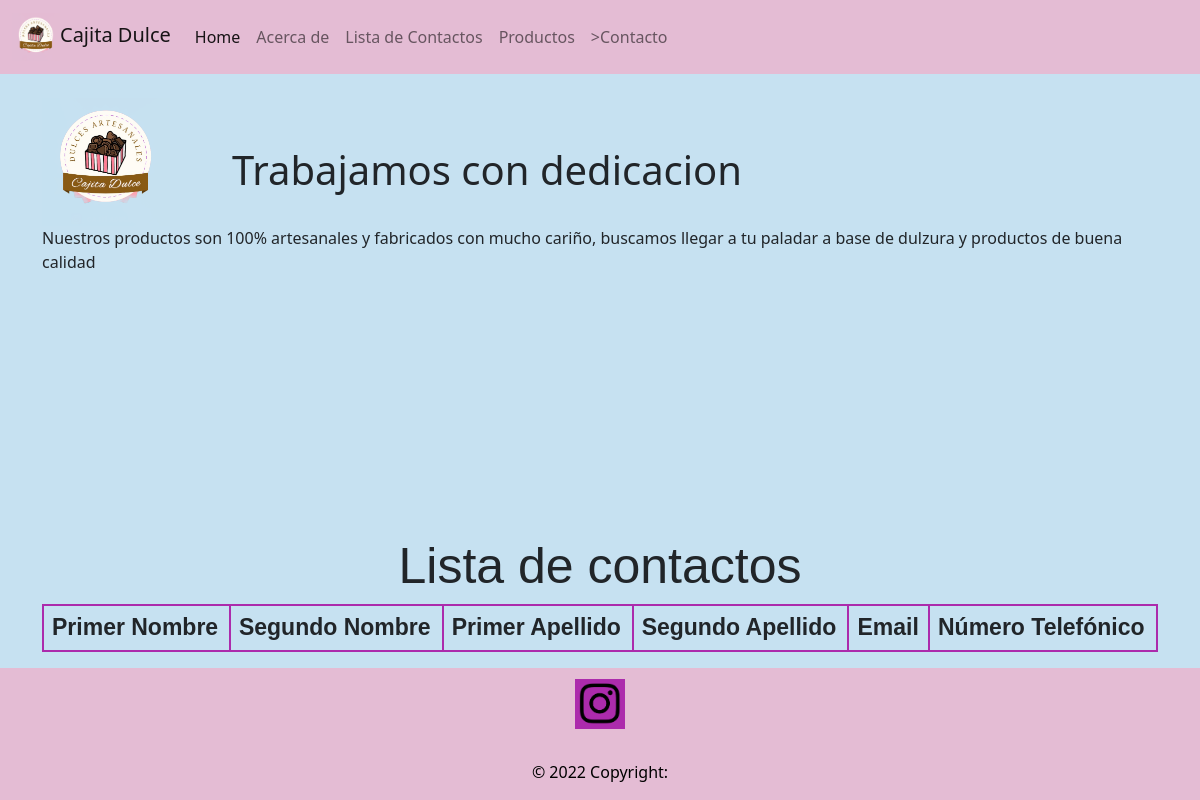
Page /tienda/search_contacts on the earlier database version.
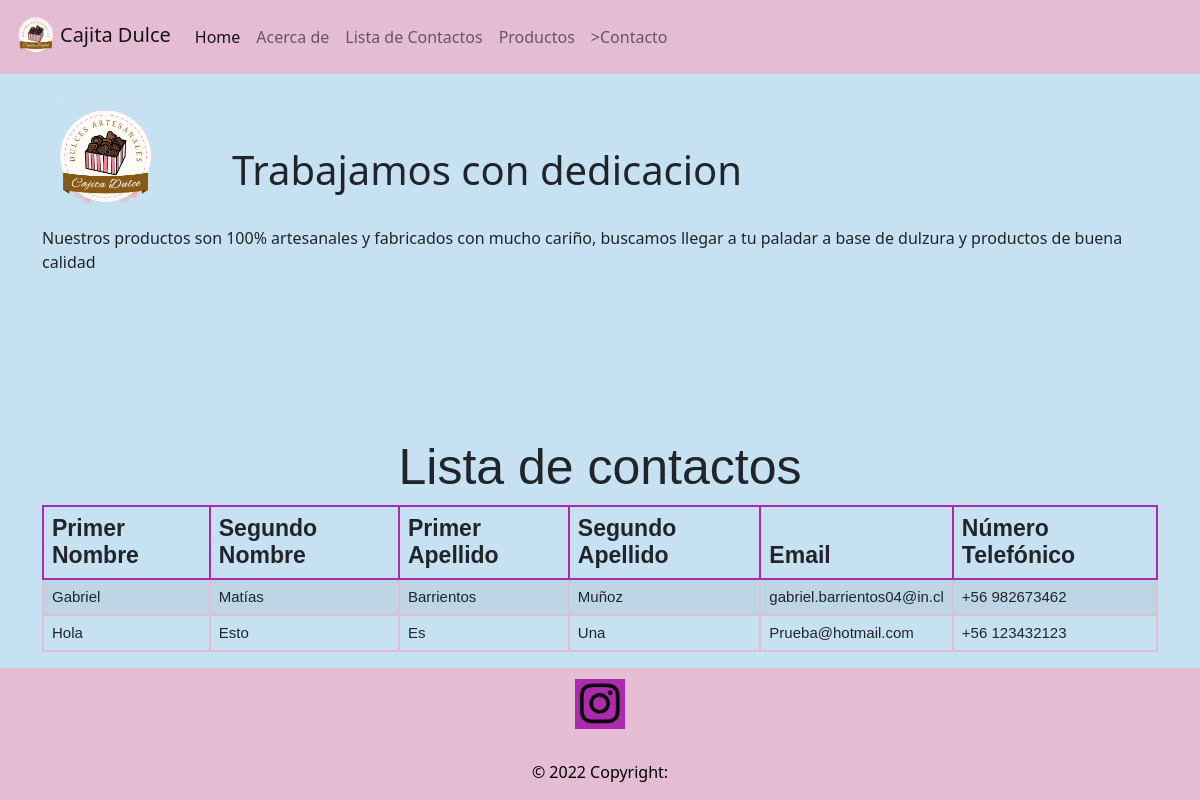
Same page on the later database version.
### tienda/models.py (models this page shows, shortened)
class Contact(models.Model):
    first_name = models.CharField(max_length=25,default='')
    second_name = models.CharField(max_length=25, default='')
    first_last_name = models.CharField(max_length=25, default='')
    second_last_name = models.CharField(max_length=25, default='')
    email_adress = models.EmailField(max_length=100, default='')
    number_prefix = models.CharField(max_length=3, choices=phone_codes, default='')
    phone_number  = models.CharField(max_length=9, default='')
    comment = models.TextField(max_length=500, default='')
    def full_phone_number(self):
        return '{}  {}'.format(self.number_prefix, self.phone_number)

### tienda/views.py (the view)
# urls.py: path('search_contacts', views.contact_table_list, name= 'search_contacts'),
def contact_table_list(request):
    contact_information = Contact.objects.all()
    contexto = {
        'contact_information' : contact_information
    }
    return render(request, 'search_contacts.html', contexto)

### tienda/templates/search_contacts.html
{% extends 'base.html' %}
{% block body %}
<div class="container mt-o tabla">
    <div class="row justify-content-center">
        <div class "col-sm-6 col-md-6 m-5">
            <h1>Lista de contactos<h1>
                <table class="table table-striped">
                        <thead>
                            <tr>
                                <th>Primer Nombre</th>
                                <th>Segundo Nombre</th>
                                <th>Primer Apellido</th>
                                <th>Segundo Apellido</th>
                                <th>Email</th>
                                <th>Número Telefónico</th>
                            </tr>
                        </thead>
                    <tbody>
                        {% for person in contact_information %}
                        <tr>
                            <td>{{person.first_name}}</td>
                            <td>{{person.second_name}}</td>
                            <td>{{person.first_last_name}}</td>
                            <td>{{person.second_last_name}}</td>
                            <td>{{person.email_adress}}</td>
                            <td>{{person.full_phone_number}}</td>
                        </tr>
                        {% endfor %}
                    </tbody>
                </table>
        </div>
    </div>
</div>
    {% endblock body %}

Differences in the rows shown:
added Contact: first_name "Gabriel", second_name "Matías", first_last_name "Barrientos", second_last_name "Muñoz", email_adress "gabriel.barrientos04@in.cl", full_phone_number "+56 982673462"
added Contact: first_name "Hola", second_name "Esto", first_last_name "Es", second_last_name "Una", email_adress "Prueba@hotmail.com", full_phone_number "+56 123432123"
